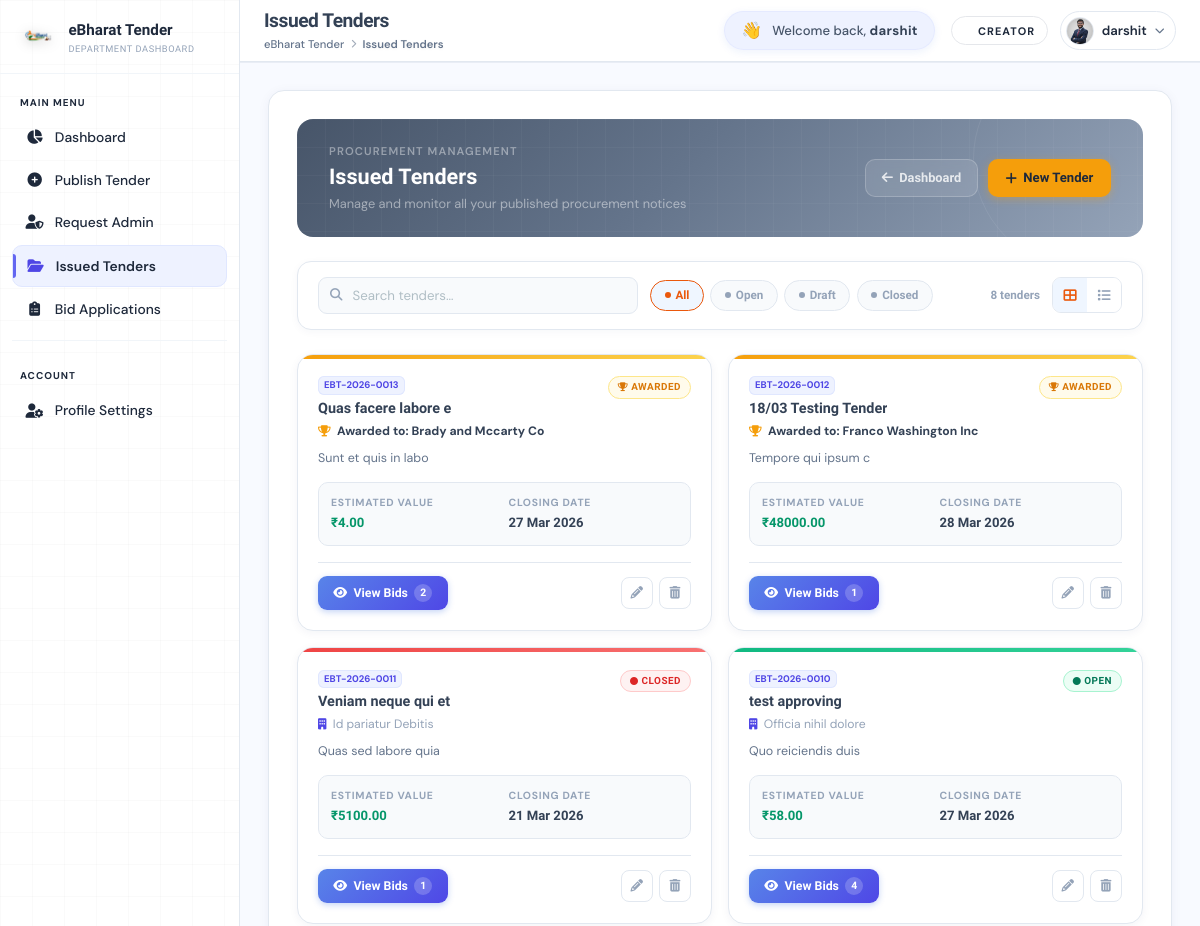
Before: /tenders/mytenders/ (signed in, upper part) with the older database file.
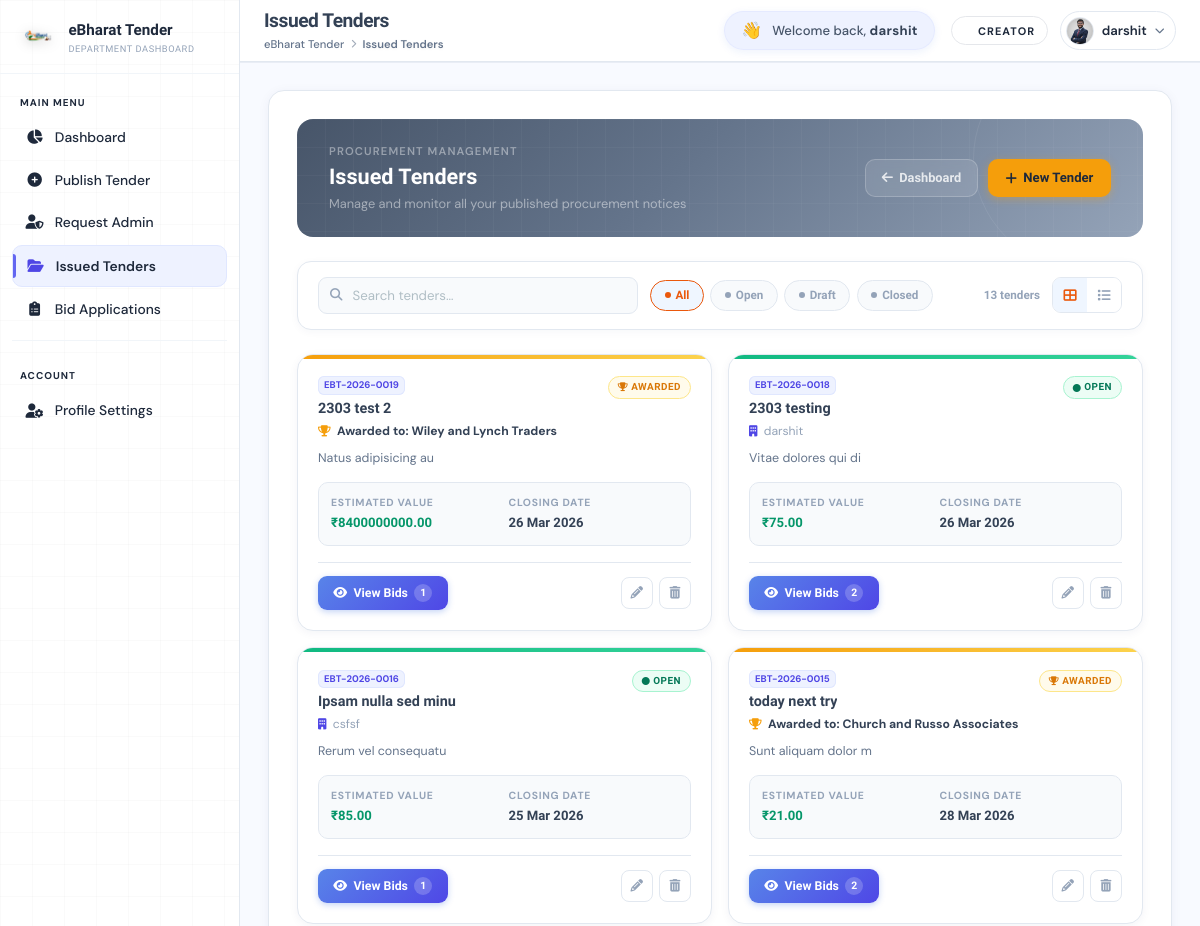
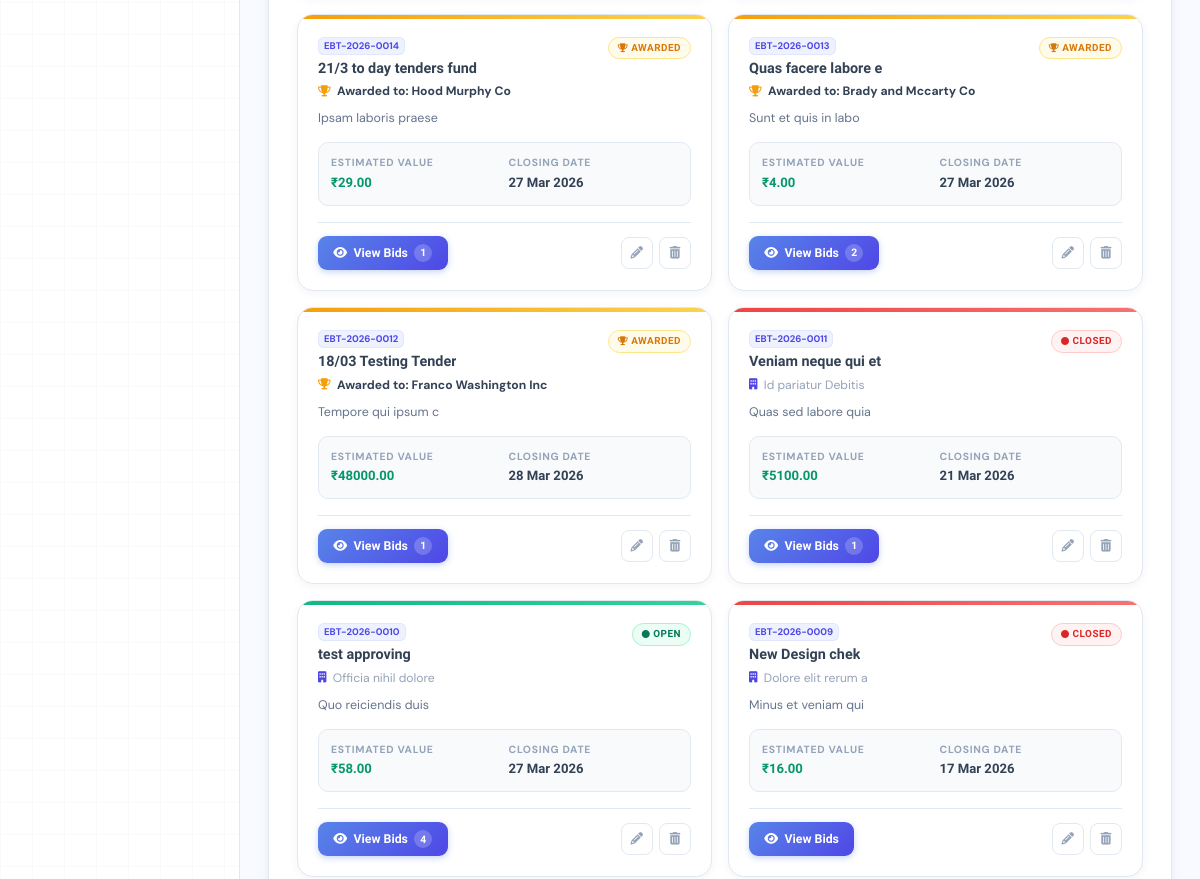
After: the same page with the newer database file (2 pictures, top to bottom).
### tenders/models.py (models this page shows, shortened)
class Tenderss(models.Model):
    STATUS_CHOICES = (
        ('open', 'Open'),
        ('closed', 'Closed'),
        ('draft', 'Draft'),
        ('awarded', 'Awarded'),
    )
    title = models.CharField(max_length=255)
    department = models.CharField(max_length=255)
    category = models.CharField(max_length=100)
    description = models.TextField()
    estimated_value = models.DecimalField(max_digits=15, decimal_places=2)
    emd_amount = models.DecimalField(max_digits=15, decimal_places=2)
    publish_date = models.DateField()
    closing_date = models.DateField()
    pre_bid_meeting = models.DateTimeField(null=True, blank=True)
    location = models.CharField(max_length=255)
    status = models.CharField(max_length=20, choices=STATUS_CHOICES, default='open')
    document = models.FileField(upload_to='tender_documents/')
    tender_id = models.CharField(max_length=50, unique=True, blank=True, null=True)
    created_by = models.ForeignKey(User, on_delete=models.CASCADE)
    created_at = models.DateTimeField(auto_now_add=True)

### bids/models.py (models this page shows, shortened)
class TenderApplication(models.Model):
    tender = models.ForeignKey(Tenderss, on_delete=models.CASCADE, related_name="applications")
    applicant = models.ForeignKey(User, on_delete=models.CASCADE)
    company_name = models.CharField(max_length=255)
    gst_number = models.CharField(max_length=50)
    registered_address = models.TextField()
    city = models.CharField(max_length=100)
    state = models.CharField(max_length=100)
    pin_code = models.CharField(max_length=10)
    gst_document = models.FileField(upload_to='tender_documents/gst/')
    bidder_name = models.CharField(max_length=255)
    designation = models.CharField(max_length=100)
    official_email = models.EmailField()
    mobile_number = models.CharField(max_length=15)
    financial_statement = models.FileField(upload_to='tender_documents/financial_statements/')
    bid_amount = models.DecimalField(max_digits=12, decimal_places=2)
    technical_document = models.FileField(upload_to='tender_documents/technical/')
    financial_document = models.FileField(upload_to='tender_documents/financial/')
    other_document = models.FileField(upload_to='tender_documents/other/', blank=True, null=True)
    STATUS_CHOICES = (
        ('pending', 'Pending'),
        ('approved', 'Approved'),
        ('rejected', 'Rejected'),
        ('awarded', '🏆 Awarded'),
    )
    status = models.CharField(max_length=20, choices=STATUS_CHOICES, default='pending')
    remark = models.TextField(blank=True, null=True)
    PAYMENT_STATUS_CHOICES = (
        ('pending', 'Pending'),
        ('paid', 'Paid'),
        ('refunded', 'Refunded'),
    )
    payment_status = models.CharField(max_length=20, choices=PAYMENT_STATUS_CHOICES, default='pending')
    razorpay_order_id = models.CharField(max_length=100, blank=True, null=True)
    razorpay_payment_id = models.CharField(max_length=100, blank=True, null=True)
    razorpay_signature = models.CharField(max_length=255, blank=True, null=True)
    applied_at = models.DateTimeField(auto_now_add=True)

### tenders/views.py (the view)
# urls.py: path('mytenders/', views.mytenders, name='mytenders'),
def mytenders(request):
   today = timezone.now().date()
   Tenderss.objects.filter(closing_date__lt=today, status='open').update(status='closed')
   tenders = Tenderss.objects.filter(created_by=request.user).order_by('-created_at')
   for t in tenders:
       app = t.applications.filter(status='awarded').first()
       if app:
           app.masked_gst = mask_id(app.gst_number)
           t.awarded_application = app
   return render(request, 'mytenders.html', {'tenders': tenders, 'page_title': 'Issued Tenders'})

### accounts/context_processors.py (called while the page is built)
def notifications(request):
    if request.user.is_authenticated:
        user_notifications = Notification.objects.filter(user=request.user).order_by('-created_at')
        unread_count = user_notifications.filter(is_read=False).count()
        return {
            'notifications': user_notifications,
            'unread_count': unread_count,
        }
    return {
        'notifications': [],
        'unread_count': 0,
    }

### tenders/views.py (called while the page is built)
def mask_id(value):
    if not value: return ""
    val = str(value)
    mask_count = max(7, len(val) - 4)
    return "*" * mask_count + val[-4:]

### tenders/templates/mytenders.html (shortened to what the changed rows need)
{% extends 'base1.html' %}
{% load static %}
{% block content %}
<div class="p-4 sm:p-7 flex flex-col gap-4 sm:gap-6">
  <div class="mt-header relative rounded-2xl overflow-hidden
              flex items-center justify-between gap-4 flex-wrap
              px-6 sm:px-8 py-6"
       style="background: linear-gradient(135deg, #475569 0%, #64748b 45%, #94a3b8 100%);">
    <div class="relative z-[1]">
      <h1 class="font-sora text-[1.35rem] font-extrabold text-white leading-tight mb-[0.2rem]">
        Issued Tenders
      </h1>
    </div>
  </div>
  <div class="flex items-center gap-3 flex-wrap
              bg-white border border-slate-200 rounded-[14px]
              px-5 py-[0.9rem] shadow-[0_2px_8px_rgba(15,42,94,0.04)]">
    <div class="relative flex-1 min-w-[180px] max-w-[320px]">
      <input type="text" id="searchInput" placeholder="Search tenders…"
             class="search-input w-full pl-[2.1rem] pr-[0.85rem] py-2
                    border-[1.5px] border-slate-200 rounded-[9px]
                    font-dmSans text-[0.83rem] text-slate-800
                    bg-slate-50 transition-all duration-[0.18s]">
    </div>
    <div class="flex gap-[0.4rem] flex-wrap">
      <button class="filter-pill active
                     inline-flex items-center gap-[0.3rem] px-[0.85rem] py-[0.38rem]
                     rounded-full border-[1.5px] border-indigo-500 bg-indigo-50
                     font-sora text-[0.73rem] font-semibold text-indigo-600
                     cursor-pointer transition-all duration-[0.18s] whitespace-nowrap
                     hover:border-indigo-500 hover:text-indigo-600 hover:bg-indigo-50"
              data-filter="all">
      </button>
      <button class="filter-pill green
                     inline-flex items-center gap-[0.3rem] px-[0.85rem] py-[0.38rem]
                     rounded-full border-[1.5px] border-slate-200 bg-slate-50
                     font-sora text-[0.73rem] font-semibold text-slate-400
                     cursor-pointer transition-all duration-[0.18s] whitespace-nowrap
                     hover:border-indigo-500 hover:text-indigo-600 hover:bg-indigo-50"
              data-filter="open">
      </button>
      <button class="filter-pill amber
                     inline-flex items-center gap-[0.3rem] px-[0.85rem] py-[0.38rem]
                     rounded-full border-[1.5px] border-slate-200 bg-slate-50
                     font-sora text-[0.73rem] font-semibold text-slate-400
                     cursor-pointer transition-all duration-[0.18s] whitespace-nowrap
                     hover:border-indigo-500 hover:text-indigo-600 hover:bg-indigo-50"
              data-filter="draft">
      </button>
      <button class="filter-pill red
                     inline-flex items-center gap-[0.3rem] px-[0.85rem] py-[0.38rem]
                     rounded-full border-[1.5px] border-slate-200 bg-slate-50
                     font-sora text-[0.73rem] font-semibold text-slate-400
                     cursor-pointer transition-all duration-[0.18s] whitespace-nowrap
                     hover:border-indigo-500 hover:text-indigo-600 hover:bg-indigo-50"
              data-filter="closed">
      </button>
    </div>
    <span id="tenderCount"
          class="ml-auto font-sora text-[0.73rem] font-bold text-slate-400 whitespace-nowrap">
      {{ tenders|length }} tender{{ tenders|length|pluralize }}
    </span>
    <div class="flex border-[1.5px] border-slate-200 rounded-[9px] overflow-hidden flex-shrink-0">
      <button id="cardViewBtn" title="Card view"
              class="view-btn active w-[34px] h-[34px] flex items-center justify-center
                     bg-indigo-50 border-none border-r-[1.5px] border-slate-200
                     cursor-pointer text-indigo-600 text-[0.82rem] transition-all duration-[0.18s]">
      </button>
      <button id="tableViewBtn" title="Table view"
              class="view-btn w-[34px] h-[34px] flex items-center justify-center
                     bg-white border-none cursor-pointer
                     text-slate-400 text-[0.82rem] transition-all duration-[0.18s]
                     hover:bg-slate-50 hover:text-slate-700">
      </button>
    </div>
  </div>
  <div id="cardView">
    {% if tenders %}
    <div id="cardsGrid" class="grid grid-cols-1 sm:grid-cols-2 xl:grid-cols-3 gap-4">
      {% for tender in tenders %}
      <div class="tender-card flex flex-col bg-white border border-slate-200 rounded-2xl overflow-hidden relative
                  shadow-[0_2px_10px_rgba(15,42,94,0.05)]
                  transition-all duration-[0.22s] ease-[cubic-bezier(0.4,0,0.2,1)]
                  hover:-translate-y-1 hover:shadow-[0_10px_32px_rgba(15,42,94,0.12)] hover:border-indigo-200"
           data-status="{{ tender.status }}" data-title="{{ tender.title|lower }}">
        <div class="h-1 flex-shrink-0
          {% if tender.status == 'open' %}bg-gradient-to-r from-emerald-500 to-emerald-400
          {% elif tender.status == 'draft' %}bg-gradient-to-r from-amber-500 to-amber-400
          {% elif tender.status == 'closed' %}bg-gradient-to-r from-red-500 to-red-400
          {% elif tender.status == 'awarded' %}bg-gradient-to-r from-amber-500 to-amber-300
          {% else %}bg-gradient-to-r from-slate-400 to-slate-300{% endif %}">
        </div>
        <div class="flex flex-col flex-1 px-5 pt-[1.1rem] pb-5">
          <div class="flex items-start justify-between gap-2 mb-[0.25rem]">
            <div class="flex flex-col gap-1">
              <span class="inline-flex items-center text-[0.6rem] font-bold text-indigo-600 bg-indigo-50 px-1.5 py-0.5 rounded-md w-fit ring-1 ring-inset ring-indigo-100">
                {{ tender.tender_id }}
              </span>
              <h3 class="card-title font-sora text-[0.9rem] font-bold text-slate-700 leading-[1.35]">
                {{ tender.title }}
              </h3>
            </div>
            {% if tender.status == 'open' %}
              <span class="inline-flex items-center gap-[3px] px-[9px] py-[3px] rounded-full flex-shrink-0
                           font-sora text-[0.62rem] font-bold tracking-[0.05em] uppercase whitespace-nowrap
                           bg-emerald-50 text-emerald-700 border border-emerald-200">
                <i class="fas fa-circle text-[0.5rem]"></i> Open
              </span>
            {% elif tender.status == 'draft' %}
              <span class="inline-flex items-center gap-[3px] px-[9px] py-[3px] rounded-full flex-shrink-0
                           font-sora text-[0.62rem] font-bold tracking-[0.05em] uppercase whitespace-nowrap
                           bg-amber-50 text-amber-600 border border-amber-200">
                <i class="fas fa-circle text-[0.5rem]"></i> Draft
              </span>
            {% elif tender.status == 'closed' %}
              <span class="inline-flex items-center gap-[3px] px-[9px] py-[3px] rounded-full flex-shrink-0
                           font-sora text-[0.62rem] font-bold tracking-[0.05em] uppercase whitespace-nowrap
                           bg-red-50 text-red-600 border border-red-200">
                <i class="fas fa-circle text-[0.5rem]"></i> Closed
              </span>
            {% elif tender.status == 'awarded' %}
              <span class="inline-flex items-center gap-[3px] px-[9px] py-[3px] rounded-full flex-shrink-0
                           font-sora text-[0.62rem] font-bold tracking-[0.05em] uppercase whitespace-nowrap
                           bg-amber-50 text-amber-600 border border-amber-200">
                <i class="fas fa-trophy text-[0.55rem]"></i> Awarded
              </span>
            {% endif %}
          </div>
          <div class="flex items-center gap-[0.4rem] text-[0.76rem] text-slate-400 mb-[0.55rem]">
            {% if tender.status == 'awarded' and tender.awarded_application %}
              <i class="fas fa-trophy text-[0.7rem] text-amber-500"></i>
              <span class="font-bold text-slate-700">Awarded to: {{ tender.awarded_application.company_name }}</span>
            {% else %}
              <i class="fas fa-building text-[0.7rem] text-indigo-600"></i>
              {{ tender.department }}
            {% endif %}
          </div>
          <p class="card-desc flex-1 text-[0.78rem] text-slate-500 leading-[1.55] mb-[0.85rem]">
            {{ tender.description|truncatewords:18 }}
          </p>
          <div class="grid grid-cols-2 gap-2 mb-4 p-3 bg-slate-50 rounded-[10px] border border-slate-200">
            <div>
              <p class="text-[0.65rem] font-bold uppercase tracking-[0.07em] text-slate-400 mb-[2px]">Estimated Value</p>
              <p class="font-sora text-[0.82rem] font-bold text-emerald-600">₹{{ tender.estimated_value }}</p>
            </div>
            <div>
              <p class="text-[0.65rem] font-bold uppercase tracking-[0.07em] text-slate-400 mb-[2px]">Closing Date</p>
              <p class="font-sora text-[0.82rem] font-bold text-slate-700">{{ tender.closing_date|date:"d M Y" }}</p>
            </div>
          </div>
          <div class="flex items-center justify-between gap-2 pt-[0.85rem] border-t border-slate-200 mt-auto">
            <a href="{% url 'tenders:viewbids' tender.id %}"
               class="inline-flex items-center gap-[0.4rem] px-[0.95rem] py-[0.48rem]
                      rounded-[9px] no-underline text-white font-sora text-[0.77rem] font-bold
                      shadow-[0_2px_6px_rgba(26,86,219,0.25)] transition-all duration-[0.18s]
                      hover:text-white hover:-translate-y-px hover:shadow-[0_4px_12px_rgba(26,86,219,0.35)]"
               style="background: linear-gradient(135deg, #5884e9, #4f47e6);">
              <i class="fas fa-eye"></i> View Bids
              {% if tender.applications.count > 0 %}
                <span class="inline-flex items-center justify-center min-w-[18px] h-[18px] px-1
                             bg-white/20 rounded-[10px] text-[0.65rem] font-extrabold text-white">
                  {{ tender.applications.count }}
                </span>
              {% endif %}
            </a>
            <div class="flex gap-[0.4rem]">
              <a href="{% url 'tenders:tender_edit' tender.id %}" title="Edit tender"
                 class="w-8 h-8 rounded-lg border-[1.5px] border-slate-200 bg-white
                        flex items-center justify-center text-[0.78rem] text-slate-400 no-underline
                        transition-all duration-[0.18s]
                        hover:bg-indigo-50 hover:border-indigo-200 hover:text-indigo-600">
                <i class="fas fa-pencil-alt"></i>
              </a>
              <a href="{% url 'tenders:tender_delete' tender.id %}" title="Delete tender"
                 class="w-8 h-8 rounded-lg border-[1.5px] border-slate-200 bg-white
                        flex items-center justify-center text-[0.78rem] text-slate-400 no-underline
                        transition-all duration-[0.18s]
                        hover:bg-red-50 hover:border-red-200 hover:text-red-600">
                <i class="fas fa-trash-alt"></i>
              </a>
            </div>
          </div>
        </div>
      </div>
      {% endfor %}
    </div>
    {% endif %}
  </div>
</div>
{% endblock %}

Changed rows visible on the page:
added Tenderss: tender_id "EBT-2026-0019", title "2303 test 2", status "awarded" (drawn), awarded_application.company_name "Wiley and Lynch Traders", description "Natus adipisicing au", estimated_value "8400000000.00", closing_date "26 Mar 2026", applications.count "1"
added Tenderss: tender_id "EBT-2026-0018", title "2303 testing", status "open" (drawn), department "darshit", description "Vitae dolores qui di", estimated_value "75.00", closing_date "26 Mar 2026", applications.count "2"
added Tenderss: tender_id "EBT-2026-0016", title "Ipsam nulla sed minu", status "open" (drawn), department "csfsf", description "Rerum vel consequatu", estimated_value "85.00", closing_date "25 Mar 2026", applications.count "1"
added Tenderss: tender_id "EBT-2026-0015", title "today next try", status "awarded" (drawn), awarded_application.company_name "Church and Russo Associates", description "Sunt aliquam dolor m", estimated_value "21.00", closing_date "28 Mar 2026", applications.count "2"
added Tenderss: tender_id "EBT-2026-0014", title "21/3 to day tenders fund", status "awarded" (drawn), awarded_application.company_name "Hood Murphy Co", description "Ipsam laboris praese", estimated_value "29.00", closing_date "27 Mar 2026", applications.count "1"
now on this page (row unchanged): Tenderss: tender_id "EBT-2026-0009", title "New Design chek", status "closed" (drawn), department "Dolore elit rerum a", description "Minus et veniam qui", estimated_value "16.00", closing_date "17 Mar 2026"
Other visible differences:
{{ tenders|length }}: "8" → "13"
